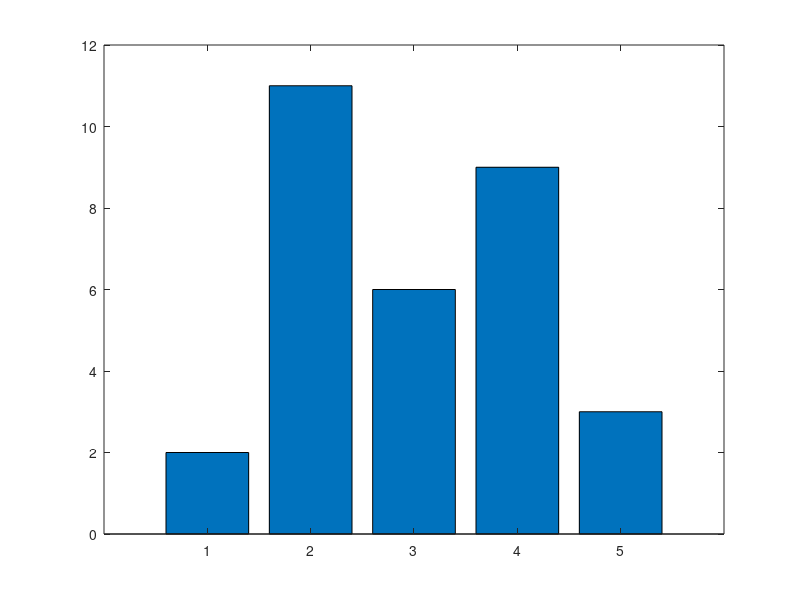
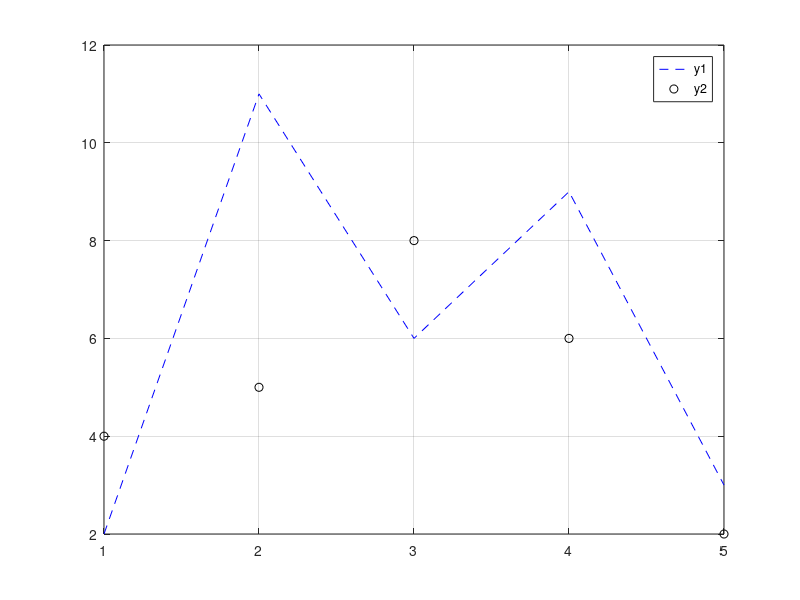

The MATLAB source for these figures, in order:
%radius = input('Enter Radius:');
%area = pi * (radius^2)
 
%str = input('input string:','s')
%len = length(str)


%name = input('Input your name:');

%disp('Hello world')

%x = 11;
%y = 48;
%plot(x,y,'b*');

%xlabel('Time');
%ylabel('Temperature');
%title('Time and Temp');

%axis([x-2 x+2 y-10 y+10])

%x = 1:6;
%y = [1 5 3 9 11 8];
%plot(y)


clf
x=1:5;
y1 = [2 11 6 9 3];
y2 = [4 5 8 6 2];

figure(1);
bar(x,y1);

figure(2)
plot(x,y1,'b--');
hold on
plot(x,y2,'ko');
grid on
legend('y1','y2');
